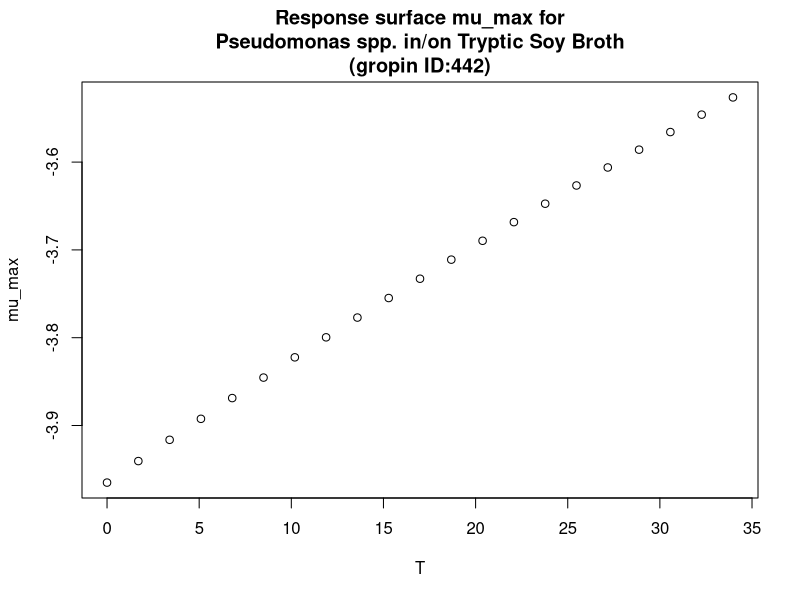

The R source for this figure:
#############################
# start of Parameter script
#############################
T <- seq(0,33.966033966034,length.out=21)
#############################
# end of Parameter script
#############################
############################# 
# start of Model script Gropin ID 442 
#############################
 
# constant coefficients for this model
 
variables <- data.frame(T)
argumentsPar <- expand.grid(variables)
 
# heart of the model
response_surface <- function(T) {
   mumax <-(-9000/(8.3144261*(T+273)))

return(mumax=mumax)
} 

# output parameters
mumax <- cbind(argumentsPar,response_surface(argumentsPar['T']))
colnames(mumax) <- c(colnames(argumentsPar),'mumax')
#############################
# End of Model script
#############################
############################# 
# start of Visualisation script Gropin ID 442 
#############################
plot(T,mumax$mumax,
                          xlab='T',
                          ylab='mu_max',main='Response surface mu_max for
Pseudomonas spp. in/on Tryptic Soy Broth
(gropin ID:442)')
#############################
# End of Visualisation script
#############################
